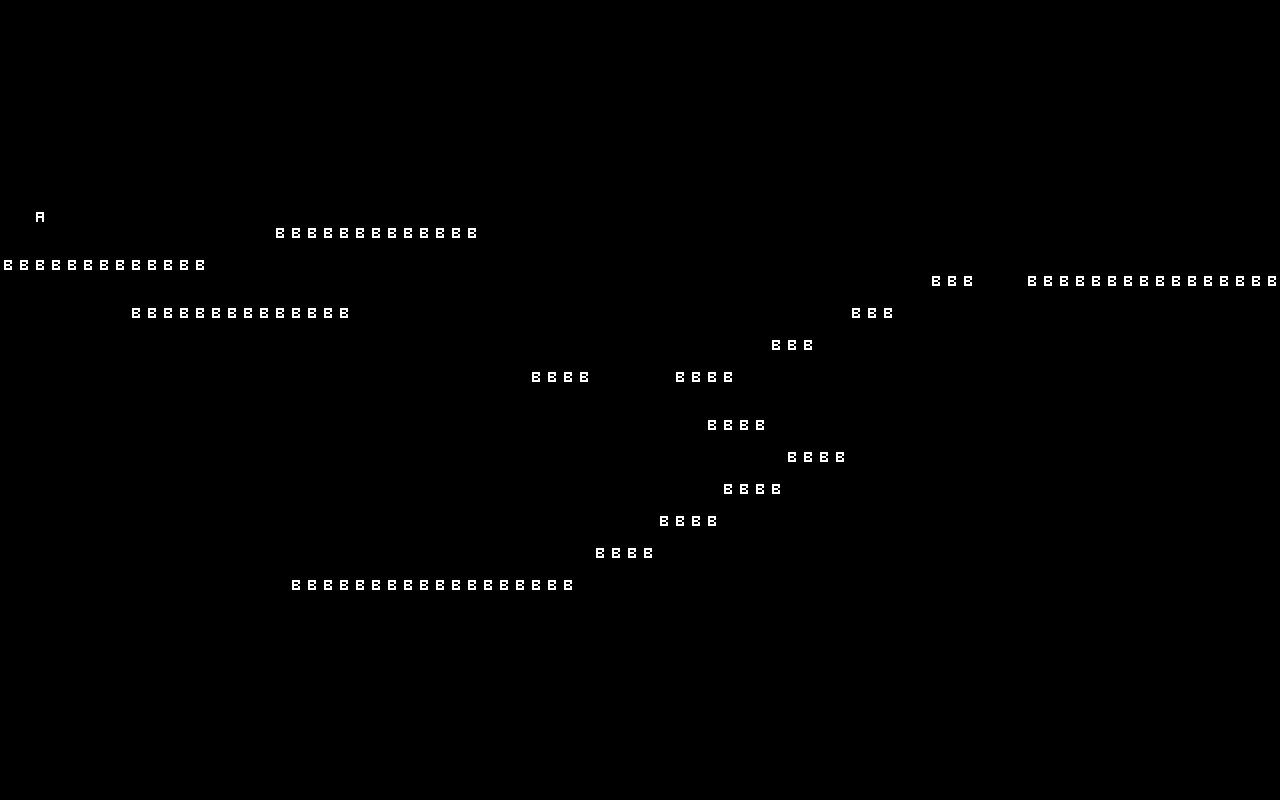

The image is a tile-based game level rendered from a .tmx file. Its description and source (layers, tilesets, objects; grid data summarised) follow:
An orthogonal 80x50 tile map with 16x16 px tiles, 5 tile layers (general, bg, triggers, text, ...).

<map version="1.0" tiledversion="1.0.3" orientation="orthogonal" renderorder="right-down" width="80" height="50" tilewidth="16" tileheight="16" nextobjectid="1">
 <properties>
  <property name="startX" type="int" value="3" />
  <property name="startY" type="int" value="3" />
 </properties>
 <tileset firstgid="1" source="text.tsx" />
 <layer name="general" width="80" height="50">
  <data>[4000 cells, 111 non-empty, 1 distinct tile ids]</data>
 </layer>
 <layer name="bg" width="80" height="50">
  <data>[4000 cells, 0 non-empty, 0 distinct tile ids]</data>
 </layer>
 <layer name="triggers" width="80" height="50">
  <data>[4000 cells, 0 non-empty, 0 distinct tile ids]</data>
 </layer>
 <layer name="text" width="80" height="50">
  <data>[4000 cells, 0 non-empty, 0 distinct tile ids]</data>
 </layer>
 <layer name="entities" width="80" height="50">
  <data>[4000 cells, 1 non-empty, 1 distinct tile ids]</data>
 </layer>
</map>
